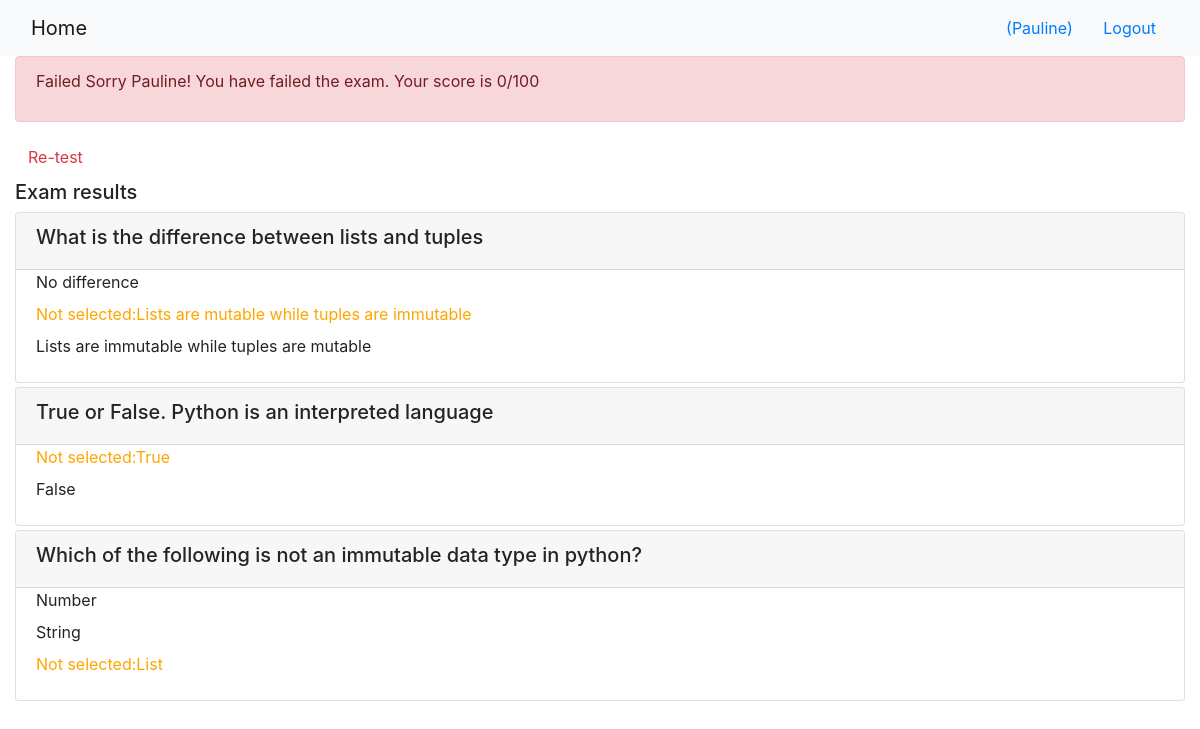
Screenshot of /onlinecourse/3/submit/3/results/ (signed in) with the database file from the repository.
### onlinecourse/models.py (models this page shows)
class Question(models.Model):
    course = models.ForeignKey(Course, on_delete=models.CASCADE)
    content = models.TextField()
    grade = models.FloatField(default=1)

class Choice(models.Model):
    content = models.TextField()
    question = models.ForeignKey(Question, on_delete=models.CASCADE)
    is_correct = models.BooleanField(default=True)

### onlinecourse/views.py (the view)
# urls.py: path('<int:course_id>/submit/<int:submission_id>/results/', views.exam_result, name='results'),
def exam_result(request, course_id, submission_id):
    context = {}
    grade = 0
    Total = 0
    total_marks = 0
    submission = get_object_or_404(Submission, pk=submission_id)
    course = get_object_or_404(Course, pk=course_id)
    questions = Question.objects.filter(course=course)
    for question in questions:
        Total += question.grade
    choices_id = submission.chocies.all()
    for choice in choices_id:
        if choice.is_correct:
            total_marks += 1
    grade = round((total_marks / Total)*100)
    context['grade'] = grade
    context['pk'] = course_id
    context['course'] = course
    context['selected_choices'] = choices_id
    return render(request, 'onlinecourse/exam_result_bootstrap.html', context)

### onlinecourse/templates/onlinecourse/exam_result_bootstrap.html (shortened to what this page needs)
<!DOCTYPE html>
<html lang="en">
<head>
    {% load static %}
    <link rel="stylesheet" href="https://maxcdn.bootstrapcdn.com/bootstrap/4.5.2/css/bootstrap.min.css">
</head>
<body>
 <nav class="navbar navbar-light bg-light">
    <div class="container-fluid">
        <div class="navbar-header">
              <a class="navbar-brand" href="{% url 'onlinecourse:index' %}">Home</a>
        </div>
        <ul class="nav navbar-nav navbar-right">
            {% if user.is_authenticated %}
            <li>
                <a class="btn btn-link" href="#">{{ user.first_name }}({{ user.username }})</a>
                <a class="btn btn-link" href="{% url 'onlinecourse:logout' %}">Logout</a>
            </li>
            {% endif %}
        </ul>
    </div>
</nav>
<div class="container-fluid">
    {% if grade > 80 %}
    <div class="alert alert-success">
        <p>Congratulations, {{user.username}}! You have passed the exam and completed the course with score {{grade}}/100 </p>
    </div>
        {% else %}
        <div class="alert alert-danger">
            <p>Failed Sorry {{user.username}}! You have failed the exam. Your score is {{grade}}/100 </p>
        </div>
        <a class="btn btn-link text-danger" href="{% url 'onlinecourse:course_details' pk %}">Re-test</a>
        {% endif %}
        <div class="card-columns-vertical mt-1">
        <h5 class="">Exam results</h5>
        {% for question in course.question_set.all %}
            <div class="card mt-1">
                <div class="card-header"><h5>{{ question.content}}</h5></div>
                <div class="form-group">
                    {% for choice in question.choice_set.all %}
                        <div class="form-check">
                            {% if choice.is_correct and choice in selected_choices %}
                                <label style="color: green;">
                                Correct Answer:{{ choice.content }}
                                </label>
                            {% elif choice.is_correct and choice not in selected_choices %}
                                <label style="color: orange;">
                                Not selected:{{ choice.content }}
                                </label>
                            {% else %}
                                <label>
                                {{ choice.content }}
                                </label>
                            {% endif %}
                        </div>
                    {%endfor%}
                </div>
            </div>
        {% endfor %}
        </div>
    </div>
</body>
</html>

### rows the page displays
Question: content "What is the difference between lists and tuples"
Choice: content "No difference"
Choice: content "Lists are mutable while tuples are immutable"
Choice: content "Lists are immutable while tuples are mutable"
Question: content "True or False. Python is an interpreted language"
Choice: content "True"
Choice: content "False"
Question: content "Which of the following is not an immutable data type in python?"
Choice: content "Number"
Choice: content "String"
Choice: content "List"

### other values shown
{{ user.username }} "Pauline"
{{ grade }} "0"
